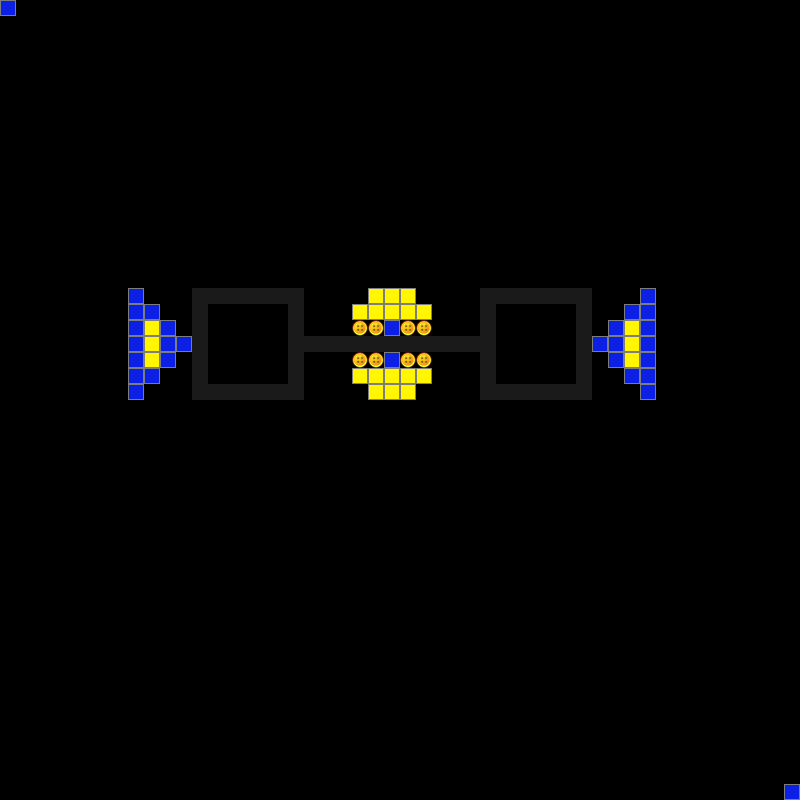

This is a level from a 2D game, rendered from its Tiled map with the project's own tilesets. A one-line summary and the map file follow, with tile-layer data summarised:
An orthogonal 50x50 tile map with 16x16 px tiles, 1 tile layer (Tile Layer 1) and 1 object.

<map version="1.0" orientation="orthogonal" width="50" height="50" tilewidth="16" tileheight="16">
 <tileset firstgid="1" name="Simple" tilewidth="16" tileheight="16">
  <image source="simpleAtlas.png" width="128" height="128" />
 </tileset>
 <layer name="Tile Layer 1" width="50" height="50">
  <data>[2500 cells, 119 non-empty, 4 distinct tile ids]</data>
 </layer>
 <objectgroup name="Object Layer 1" width="50" height="50">
  <object x="488" y="295">
   <polyline points="0,0 16,0 32,0 48,0 64,0 80,0 96,0 96,16 96,32 96,48 96,64 96,80 96,96 80,96 64,96 48,96 32,96 16,96 0,96 0,80 0,64 0,48 -16,48 -32,48 -48,48 -64,48 -80,48 -96,48 -112,48 -128,48 -144,48 -160,48 -176,48 -192,48 -192,64 -192,80 -192,96 -208,96 -224,96 -240,96 -256,96 -272,96 -288,96 -288,80 -288,64 -288,48 -288,32 -288,16 -288,0 -272,0 -256,0 -240,0 -224,0 -208,0 -192,0 -192,16 -192,32 -192,48 -176,48 -160,48 -144,48 -128,48 -112,48 -96,48 -80,48 -64,48 -48,48 -32,48 -16,48 0,48 0,32 0,16 0,0" />
  </object>
 </objectgroup>
</map>
